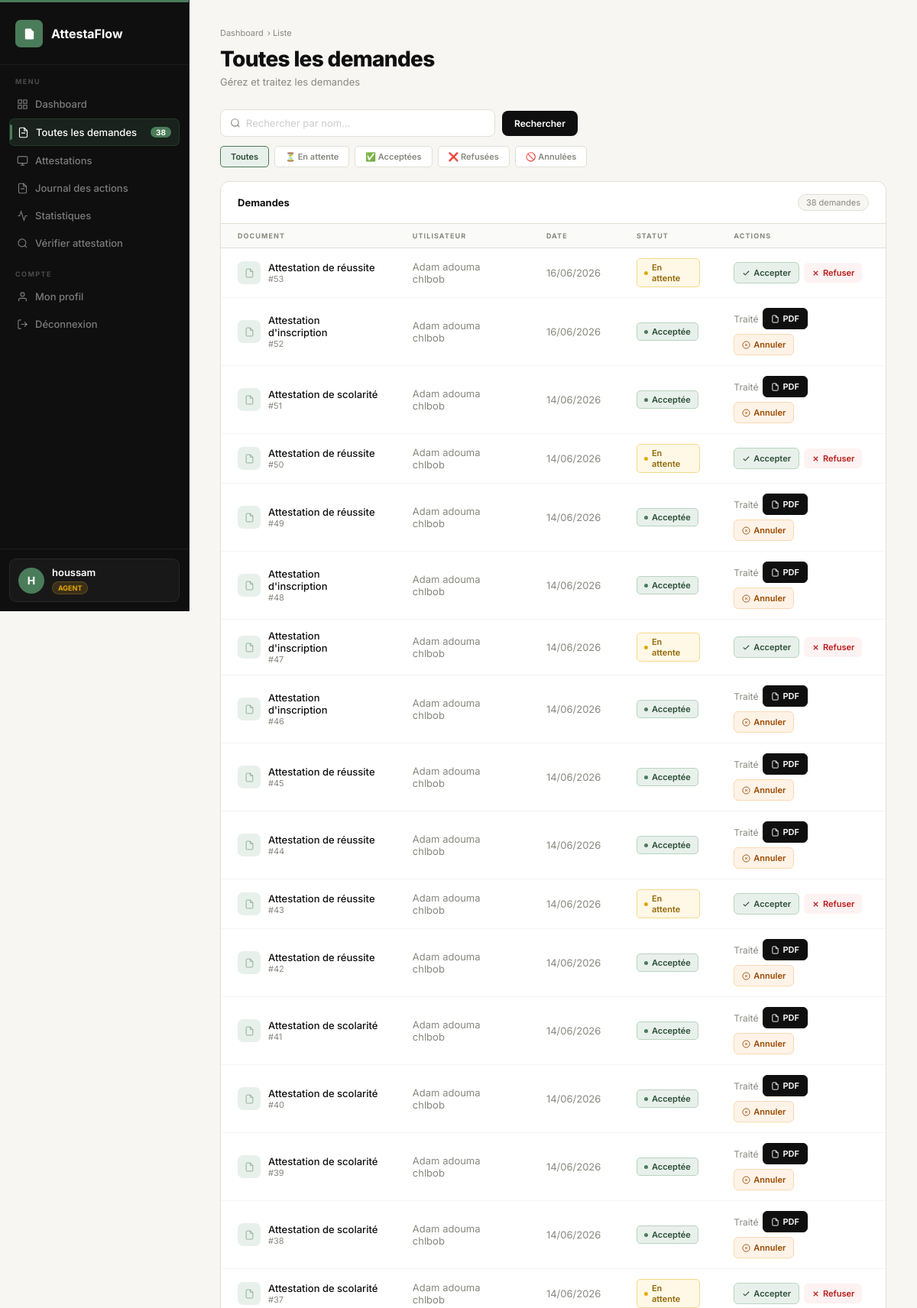
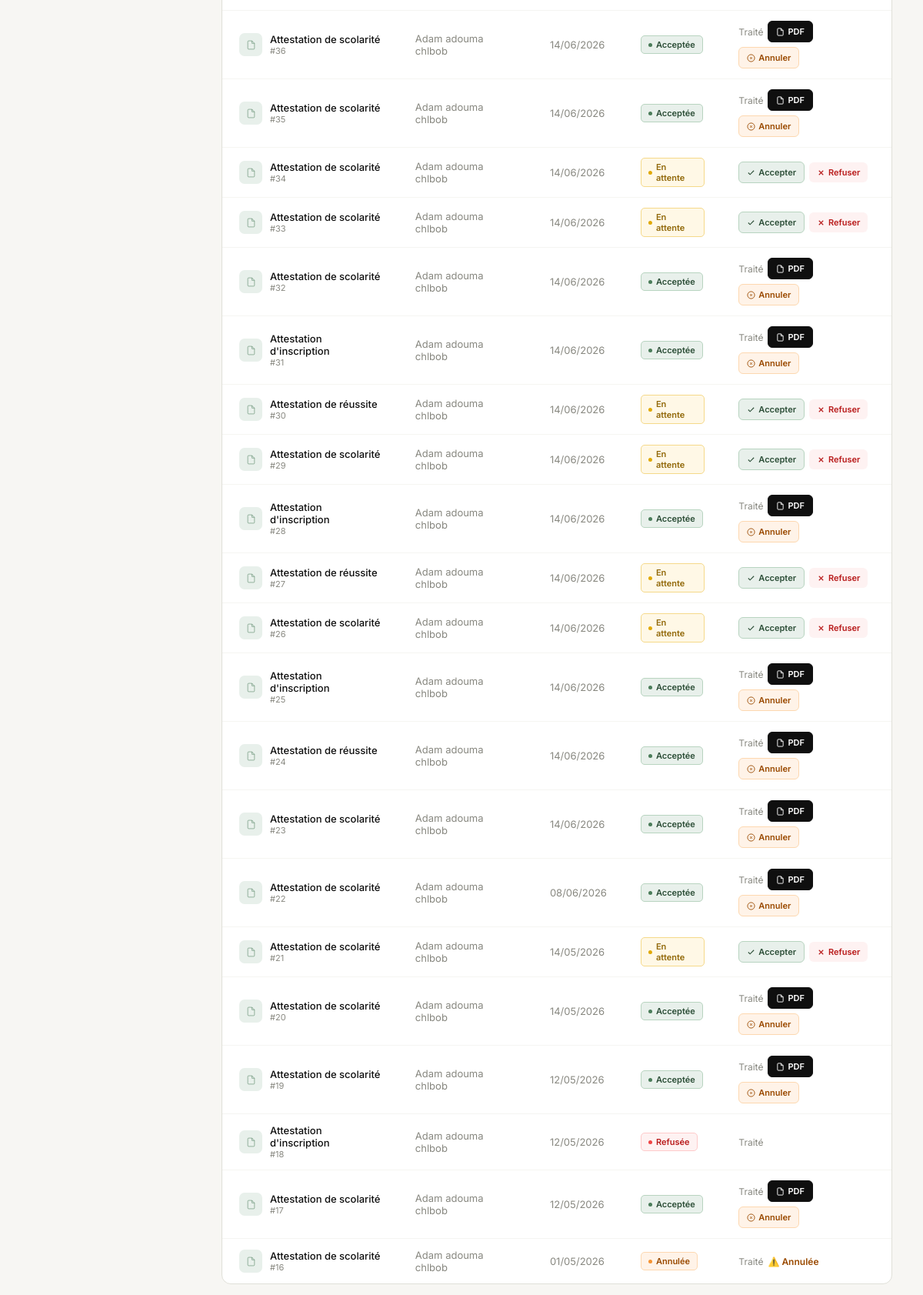
/liste/ (signed in), run on the app's committed database (2 pictures, top to bottom).
### gestion/models.py (models this page shows, shortened)
class Utilisateur(models.Model):
    ROLE_CHOICES = [('beneficiaire','Bénéficiaire'),('agent','Agent Administratif'),('admin','Administrateur')]
    user = models.OneToOneField(User, on_delete=models.CASCADE)
    nom = models.CharField(max_length=100)
    email = models.EmailField()
    mot_de_passe = models.CharField(max_length=255)
    role = models.CharField(max_length=20, choices=ROLE_CHOICES, default='beneficiaire')

class Demande(models.Model):
    STATUT_CHOICES = [('en attente','En attente'),('acceptée','Acceptée'),('refusée','Refusée')]
    type_document = models.CharField(max_length=100, default='Attestation de scolarité')
    statut = models.CharField(max_length=20, choices=STATUT_CHOICES, default='en attente')
    date_soumission = models.DateTimeField(auto_now_add=True)
    utilisateur = models.ForeignKey(Utilisateur, on_delete=models.CASCADE)
    cin = models.CharField(max_length=20, blank=True, default='')
    date_naissance = models.CharField(max_length=20, blank=True, default='')
    lieu_naissance = models.CharField(max_length=100, blank=True, default='')
    filiere = models.CharField(max_length=100, blank=True, default='')
    niveau = models.CharField(max_length=50, blank=True, default='')
    annee_universitaire = models.CharField(max_length=20, blank=True, default='')
    matricule = models.CharField(max_length=50, blank=True, default='')
    motif_refus = models.CharField(max_length=500, blank=True, null=True)

### gestion/views.py (the view)
# urls.py: path('liste/', views.liste_demandes),
def liste_demandes(request):
    if not request.user.is_authenticated:
        return redirect('/login/')
    try:
        u = Utilisateur.objects.get(user=request.user)
        role = u.role
    except:
        return redirect('/login/')
    if role in ['agent', 'admin']:
        demandes = Demande.objects.all()
    else:
        demandes = Demande.objects.filter(utilisateur=u)
    statut = request.GET.get('statut', '')
    recherche = request.GET.get('q', '')
    if statut == 'acceptée':
        demandes = demandes.filter(statut='acceptée').exclude(attestation__statut='annulee')
    elif statut == 'annulee':
        demandes = demandes.filter(statut='acceptée', attestation__statut='annulee')
    elif statut:
        demandes = demandes.filter(statut=statut)
    if recherche:
        demandes = demandes.filter(utilisateur__nom__icontains=recherche)
    demandes = demandes.order_by('-date_soumission')
    return render(request, 'liste.html', {
        'demandes': demandes,
        'user': request.user,
        'role': role,
        'statut_actif': statut,
        'recherche': recherche,
        'demandes_count': demandes.count(),
    })

### gestion/templates/liste.html (shortened to what this page needs)
<!DOCTYPE html>
<html lang="fr">
<head>
</head>
<body>
<div class="sidebar">
  <div class="brand"><div class="brand-sq"><svg viewBox="0 0 24 24"><path d="M14 2H6a2 2 0 0 0-2 2v16a2 2 0 0 0 2 2h12a2 2 0 0 0 2-2V8z"/><polyline points="14 2 14 8 20 8" style="fill:none;stroke:white;stroke-width:2"/></svg></div><div class="brand-name">AttestaFlow</div></div>
  <div class="nav">
    <div class="nav-lbl">Menu</div>
    <a href="/dashboard/" class="nav-item"><svg viewBox="0 0 24 24"><rect x="3" y="3" width="7" height="7"/><rect x="14" y="3" width="7" height="7"/><rect x="3" y="14" width="7" height="7"/><rect x="14" y="14" width="7" height="7"/></svg>Dashboard</a>
    {% if role == 'agent' %}
      <a href="/liste/" class="nav-item active"><svg viewBox="0 0 24 24"><path d="M14 2H6a2 2 0 0 0-2 2v16a2 2 0 0 0 2 2h12a2 2 0 0 0 2-2V8z"/><polyline points="14 2 14 8 20 8"/><line x1="16" y1="13" x2="8" y2="13"/></svg>Toutes les demandes<span class="nav-badge">{{ demandes_count }}</span></a>
      <a href="/admin-attestations/" class="nav-item"><svg viewBox="0 0 24 24"><rect x="2" y="3" width="20" height="14" rx="2"/><path d="M8 21h8M12 17v4"/></svg>Attestations</a>
      <a href="/journal/" class="nav-item"><svg viewBox="0 0 24 24"><path d="M14 2H6a2 2 0 0 0-2 2v16a2 2 0 0 0 2 2h12a2 2 0 0 0 2-2V8z"/><polyline points="14 2 14 8 20 8"/><line x1="8" y1="13" x2="16" y2="13"/></svg>Journal des actions</a>
      <a href="/admin-stats/" class="nav-item"><svg viewBox="0 0 24 24"><polyline points="22 12 18 12 15 21 9 3 6 12 2 12"/></svg>Statistiques</a>
      <a href="/verifier-page/" class="nav-item"><svg viewBox="0 0 24 24"><circle cx="11" cy="11" r="8"/><line x1="21" y1="21" x2="16.65" y2="16.65"/></svg>Vérifier attestation</a>
    {% endif %}
    <div class="nav-lbl">Compte</div>
    <a href="/profil/" class="nav-item"><svg viewBox="0 0 24 24"><path d="M20 21v-2a4 4 0 0 0-4-4H8a4 4 0 0 0-4 4v2"/><circle cx="12" cy="7" r="4"/></svg>Mon profil</a>
    <a href="/logout/" class="nav-item"><svg viewBox="0 0 24 24"><path d="M9 21H5a2 2 0 0 1-2-2V5a2 2 0 0 1 2-2h4"/><polyline points="16 17 21 12 16 7"/><line x1="21" y1="12" x2="9" y2="12"/></svg>Déconnexion</a>
  </div>
  <div class="sidebar-foot"><div class="user-card"><div class="avatar">{{ user.username|first|upper }}</div><div><div class="uname">{{ user.username }}</div><span class="urole {{ role }}">{{ role }}</span></div></div></div>
</div>
<div class="main">
  <div class="ph-row">
    <div>
      <div class="bc"><a href="/dashboard/">Dashboard</a> › Liste</div>
      <div class="page-h">{% if role == 'beneficiaire' %}Mes demandes{% else %}Toutes les demandes{% endif %}</div>
      <div class="page-s">{% if role == 'beneficiaire' %}Suivez l'état de vos demandes{% else %}Gérez et traitez les demandes{% endif %}</div>
    </div>
  </div>
  <form method="GET" action="/liste/">
    <div class="search-bar">
      <div class="search-wrap">
        <svg viewBox="0 0 24 24" stroke-width="2"><circle cx="11" cy="11" r="8"/><line x1="21" y1="21" x2="16.65" y2="16.65"/></svg>
        <input type="text" name="q" id="searchInput" placeholder="{% if role == 'beneficiaire' %}Rechercher par type de document...{% else %}Rechercher par nom...{% endif %}" value="{{ recherche }}">
      </div>
      <button type="submit" class="btn-srch"><span>Rechercher</span></button>
    </div>
  </form>
  <div class="filters">
    <a href="/liste/{% if recherche %}?q={{ recherche }}{% endif %}" class="ftag {% if not statut_actif %}f-all{% endif %}">Toutes</a>
    <a href="/liste/?statut=en+attente{% if recherche %}&q={{ recherche }}{% endif %}" class="ftag {% if statut_actif == 'en attente' %}f-p{% endif %}">⏳ En attente</a>
    <a href="/liste/?statut=accept%C3%A9e{% if recherche %}&q={{ recherche }}{% endif %}" class="ftag {% if statut_actif == 'acceptée' %}f-a{% endif %}">✅ Acceptées</a>
    <a href="/liste/?statut=refus%C3%A9e{% if recherche %}&q={{ recherche }}{% endif %}" class="ftag {% if statut_actif == 'refusée' %}f-r{% endif %}">❌ Refusées</a>
    <a href="/liste/?statut=annulee{% if recherche %}&q={{ recherche }}{% endif %}" class="ftag {% if statut_actif == 'annulee' %}f-ann{% endif %}">🚫 Annulées</a>
  </div>
  <div class="card">
    <div class="card-head">
      <div class="card-title">Demandes</div>
      <div class="card-count" id="rowCount">{{ demandes|length }} demande{{ demandes|length|pluralize }}</div>
    </div>
    {% if demandes %}
    <div class="table-wrap">
    <table id="mainTable">
      <thead>
        <tr>
          <th>Document</th>
          {% if role != 'beneficiaire' %}<th>Utilisateur</th>{% endif %}
          <th>Date</th>
          <th>Statut</th>
          <th>Actions</th>
        </tr>
      </thead>
      <tbody>
        {% for d in demandes %}
        <tr>
          <td>
            <div class="doc-row">
              <div class="doc-ico"><svg viewBox="0 0 24 24"><path d="M14 2H6a2 2 0 0 0-2 2v16a2 2 0 0 0 2 2h12a2 2 0 0 0 2-2V8z"/><polyline points="14 2 14 8 20 8"/></svg></div>
              <div><div class="doc-name">{{ d.type_document }}</div><div class="doc-id">#{{ d.id }}</div></div>
            </div>
          </td>
          {% if role != 'beneficiaire' %}
          <td style="color:var(--muted)">{{ d.utilisateur.nom }}</td>
          {% endif %}
          <td style="color:var(--muted)">{{ d.date_soumission|date:"d/m/Y" }}</td>
          <td>
            {% if d.statut == 'en attente' %}
              <span class="badge b-p"><span class="bdot"></span>En attente</span>
            {% elif d.statut == 'acceptée' %}
              {% if d.attestation.statut == 'annulee' %}
                <span class="badge b-ann"><span class="bdot"></span>Annulée</span>
              {% else %}
                <span class="badge b-a"><span class="bdot"></span>Acceptée</span>
              {% endif %}
            {% elif d.statut == 'refusée' %}
              <span class="badge b-r"><span class="bdot"></span>Refusée</span>
            {% endif %}
          </td>
          <td>
            <div class="actions">
              {% if role == 'agent' or role == 'admin' %}
                {% if d.statut == 'en attente' %}
                  <a href="/accepter/{{ d.id }}/" class="btn-acc"><svg viewBox="0 0 24 24" stroke-width="2.5"><polyline points="20 6 9 17 4 12"/></svg>Accepter</a>
                  <button class="btn-ref ref-trigger" data-id="{{ d.id }}"><svg viewBox="0 0 24 24" stroke-width="2.5"><line x1="18" y1="6" x2="6" y2="18"/><line x1="6" y1="6" x2="18" y2="18"/></svg>Refuser</button>
                {% else %}
                  <span style="font-size:12px;color:var(--muted)">Traité</span>
                {% endif %}
              {% endif %}
              {% if d.statut == 'acceptée' %}
                {% if d.attestation.statut != 'annulee' %}
                  <a href="/attestation/{{ d.id }}/pdf/" class="btn-pdf"><svg viewBox="0 0 24 24" stroke-width="2"><path d="M14 2H6a2 2 0 0 0-2 2v16a2 2 0 0 0 2 2h12a2 2 0 0 0 2-2V8z"/><polyline points="14 2 14 8 20 8"/></svg>PDF</a>
                  {% if role == 'agent' or role == 'admin' %}
                  <button class="btn-ann ann-trigger" data-url="/annuler/{{ d.id }}/"><svg viewBox="0 0 24 24" stroke-width="2"><circle cx="12" cy="12" r="10"/><line x1="15" y1="9" x2="9" y2="15"/><line x1="9" y1="9" x2="15" y2="15"/></svg>Annuler</button>
                  {% endif %}
                {% else %}
                  <span style="font-size:12px;color:#9a4a00;font-weight:600">⚠️ Annulée</span>
                {% endif %}
              {% endif %}
            </div>
          </td>
        </tr>
        {% endfor %}
      </tbody>
    </table>
    </div>
    {% endif %}
  </div>
</div>
</body>
</html>

### data on the page
Utilisateur: role "AGENT"
Demande: type_document "Attestation de réussite", id "53", utilisateur.nom "Adam adouma chlbob", date_soumission "16/06/2026", statut "en attente" (drawn)
Demande: type_document "Attestation d'inscription", id "52", utilisateur.nom "Adam adouma chlbob", date_soumission "16/06/2026", statut "acceptée" (drawn)
Demande: type_document "Attestation de scolarité", id "51", utilisateur.nom "Adam adouma chlbob", date_soumission "14/06/2026", statut "acceptée" (drawn)
Demande: type_document "Attestation de réussite", id "50", utilisateur.nom "Adam adouma chlbob", date_soumission "14/06/2026", statut "en attente" (drawn)
Demande: type_document "Attestation de réussite", id "49", utilisateur.nom "Adam adouma chlbob", date_soumission "14/06/2026", statut "acceptée" (drawn)
Demande: type_document "Attestation d'inscription", id "48", utilisateur.nom "Adam adouma chlbob", date_soumission "14/06/2026", statut "acceptée" (drawn)
Demande: type_document "Attestation d'inscription", id "47", utilisateur.nom "Adam adouma chlbob", date_soumission "14/06/2026", statut "en attente" (drawn)
Demande: type_document "Attestation d'inscription", id "46", utilisateur.nom "Adam adouma chlbob", date_soumission "14/06/2026", statut "acceptée" (drawn)
Demande: type_document "Attestation de réussite", id "45", utilisateur.nom "Adam adouma chlbob", date_soumission "14/06/2026", statut "acceptée" (drawn)
Demande: type_document "Attestation de réussite", id "44", utilisateur.nom "Adam adouma chlbob", date_soumission "14/06/2026", statut "acceptée" (drawn)
Demande: type_document "Attestation de réussite", id "43", utilisateur.nom "Adam adouma chlbob", date_soumission "14/06/2026", statut "en attente" (drawn)
Demande: type_document "Attestation de réussite", id "42", utilisateur.nom "Adam adouma chlbob", date_soumission "14/06/2026", statut "acceptée" (drawn)
Demande: type_document "Attestation de scolarité", id "41", utilisateur.nom "Adam adouma chlbob", date_soumission "14/06/2026", statut "acceptée" (drawn)
Demande: type_document "Attestation de scolarité", id "40", utilisateur.nom "Adam adouma chlbob", date_soumission "14/06/2026", statut "acceptée" (drawn)
Demande: type_document "Attestation de scolarité", id "39", utilisateur.nom "Adam adouma chlbob", date_soumission "14/06/2026", statut "acceptée" (drawn)
Demande: type_document "Attestation de scolarité", id "38", utilisateur.nom "Adam adouma chlbob", date_soumission "14/06/2026", statut "acceptée" (drawn)
Demande: type_document "Attestation de scolarité", id "37", utilisateur.nom "Adam adouma chlbob", date_soumission "14/06/2026", statut "en attente" (drawn)
Demande: type_document "Attestation de scolarité", id "36", utilisateur.nom "Adam adouma chlbob", date_soumission "14/06/2026", statut "acceptée" (drawn)
Demande: type_document "Attestation de scolarité", id "35", utilisateur.nom "Adam adouma chlbob", date_soumission "14/06/2026", statut "acceptée" (drawn)
Demande: type_document "Attestation de scolarité", id "34", utilisateur.nom "Adam adouma chlbob", date_soumission "14/06/2026", statut "en attente" (drawn)
Demande: type_document "Attestation de scolarité", id "33", utilisateur.nom "Adam adouma chlbob", date_soumission "14/06/2026", statut "en attente" (drawn)
Demande: type_document "Attestation de scolarité", id "32", utilisateur.nom "Adam adouma chlbob", date_soumission "14/06/2026", statut "acceptée" (drawn)
Demande: type_document "Attestation d'inscription", id "31", utilisateur.nom "Adam adouma chlbob", date_soumission "14/06/2026", statut "acceptée" (drawn)
Demande: type_document "Attestation de réussite", id "30", utilisateur.nom "Adam adouma chlbob", date_soumission "14/06/2026", statut "en attente" (drawn)
Demande: type_document "Attestation de scolarité", id "29", utilisateur.nom "Adam adouma chlbob", date_soumission "14/06/2026", statut "en attente" (drawn)
Demande: type_document "Attestation d'inscription", id "28", utilisateur.nom "Adam adouma chlbob", date_soumission "14/06/2026", statut "acceptée" (drawn)
Demande: type_document "Attestation de réussite", id "27", utilisateur.nom "Adam adouma chlbob", date_soumission "14/06/2026", statut "en attente" (drawn)
Demande: type_document "Attestation de scolarité", id "26", utilisateur.nom "Adam adouma chlbob", date_soumission "14/06/2026", statut "en attente" (drawn)
Demande: type_document "Attestation d'inscription", id "25", utilisateur.nom "Adam adouma chlbob", date_soumission "14/06/2026", statut "acceptée" (drawn)
Demande: type_document "Attestation de réussite", id "24", utilisateur.nom "Adam adouma chlbob", date_soumission "14/06/2026", statut "acceptée" (drawn)
Demande: type_document "Attestation de scolarité", id "23", utilisateur.nom "Adam adouma chlbob", date_soumission "14/06/2026", statut "acceptée" (drawn)
Demande: type_document "Attestation de scolarité", id "22", utilisateur.nom "Adam adouma chlbob", date_soumission "08/06/2026", statut "acceptée" (drawn)
Demande: type_document "Attestation de scolarité", id "21", utilisateur.nom "Adam adouma chlbob", date_soumission "14/05/2026", statut "en attente" (drawn)
Demande: type_document "Attestation de scolarité", id "20", utilisateur.nom "Adam adouma chlbob", date_soumission "14/05/2026", statut "acceptée" (drawn)
Demande: type_document "Attestation de scolarité", id "19", utilisateur.nom "Adam adouma chlbob", date_soumission "12/05/2026", statut "acceptée" (drawn)
Demande: type_document "Attestation d'inscription", id "18", utilisateur.nom "Adam adouma chlbob", date_soumission "12/05/2026", statut "refusée" (drawn)
Demande: type_document "Attestation de scolarité", id "17", utilisateur.nom "Adam adouma chlbob", date_soumission "12/05/2026", statut "acceptée" (drawn)
Demande: type_document "Attestation de scolarité", id "16", utilisateur.nom "Adam adouma chlbob", date_soumission "01/05/2026", statut "acceptée" (drawn)

### other printed values
{{ demandes_count }} "38"
{{ user.username|first|upper }} "H"
{{ user.username }} "houssam"
{{ demandes|length }} "38"
